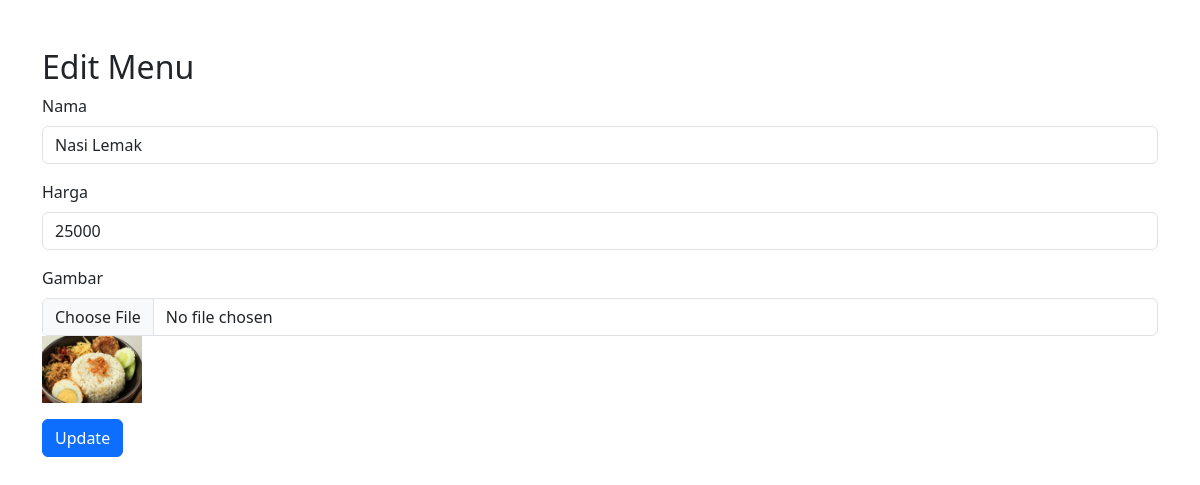
Page /produk-edit.php?id=4 on the committed database.
### tables this page shows
CREATE TABLE `produk` (
  `id` int(11) NOT NULL,
  `name` varchar(255) NOT NULL,
  `price` int(10) NOT NULL,
  `image` varchar(255) NOT NULL
);

### produk-edit.php (the view, shortened to what this page needs)
<?php
include 'conn.php';
$id = $_GET['id'];
$sql = "SELECT * FROM produk WHERE id=$id";
$result = $conn->query($sql);
$row = $result->fetch_assoc();
?>
<!DOCTYPE html>
<html lang="en">
<head>
    <link href="https://cdn.jsdelivr.net/npm/bootstrap@5.3.3/dist/css/bootstrap.min.css" rel="stylesheet">
</head>
<body>
<div class="container mt-5">
    <h2>Edit Menu</h2>
    <form action="produk-edit.php" method="post" enctype="multipart/form-data">
        <div class="mb-3">
            <label for="name" class="form-label">Nama</label>
            <input type="text" class="form-control" id="name" name="name" value="<?php echo $row['name']; ?>" required>
        </div>
        <div class="mb-3">
            <label for="price" class="form-label">Harga</label>
            <input type="number" class="form-control" id="price" name="price" value="<?php echo $row['price']; ?>" required>
        </div>
        <div class="mb-3">
            <label for="image" class="form-label">Gambar</label>
            <input type="file" class="form-control" id="image" name="image">
            <img src="res/<?php echo $row['image']; ?>" alt="<?php echo $row['name']; ?>" width="100">
        </div>
        <button type="submit" class="btn btn-primary">Update</button>
    </form>
</div>
</body>
</html>

### rows in the picture
produk: name "Nasi Lemak", price "25000", image (picture)
